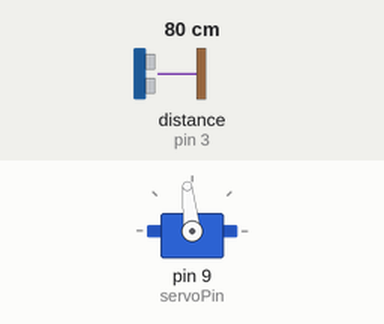
The sketch below on a simulated Arduino Uno, built with avr-gcc and run on an emulated ATmega328P. Shown: servo. Wiring (inferred from the names in the program): ultrasonic range finder: trigger pin 4; echo pin 3. Inputs (shaded band) come from the test bench; at power-on: distance to the obstacle (sensor on pin 3) 80 cm. The echo pulse lasts 58.3 µs per cm; what the sketch prints to the serial monitor is not drawn.

Above: at 2.5 s.
2.6 s: distance to the obstacle (sensor on pin 3) set to 120 cm
Timing chart, 0 to 5.6 s (numbered marks = the images above; inputs shaded):
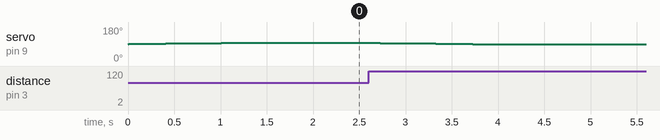

The sketch:

arduino.ino
```cpp
#include <Servo.h>
#define SPEED_OF_SOUND 0.034 // meters/microsecond
#define STOP_SERVO 90 // Neutral position to stop the servo
#define MAX_SPEED 96

Servo myServo;

const int servoPin = 9;
const int trigPin = 4;  // HC-SR04 trigger pin
const int echoPin = 3;  // HC-SR04 echo pin

long duration;
int distance;
const int distanceThreshold = 100; // centimeters

int currentSpeed = STOP_SERVO;
const int speedStep = 1;  // Step size for smooth speed adjustment
const int speedChangeDelay = 200; // Delay between speed changes (adjust for smoothness)

void setup()
{
  Serial.begin(9600); // debugging purposes

	myServo.attach(servoPin);
  myServo.write(STOP_SERVO);  // Neutral position to stop. Check if this is the correct value for the servo used.

  pinMode(trigPin, OUTPUT);
  pinMode(echoPin, INPUT);
}

void loop()
{
  digitalWrite(trigPin, LOW);
  delayMicroseconds(2);
  digitalWrite(trigPin, HIGH);
  delayMicroseconds(10);
  digitalWrite(trigPin, LOW);

  duration = pulseIn(echoPin, HIGH);

  calculateDistanceSensor();

  if (distance > 0 && distance <= distanceThreshold) {
    for (int speed = currentSpeed + 1; speed <= MAX_SPEED; speed++) {
      myServo.write(speed);
      currentSpeed = speed;
      delay(speedChangeDelay);
    }
  } else {
    for (int speed = currentSpeed - 1; speed >= STOP_SERVO; speed--) {
      myServo.write(speed);
      currentSpeed = speed;
      delay(speedChangeDelay);
    }
  }

    delay(500);  // Delay for stability
}

void calculateDistanceSensor() {
  if (duration == 0) {
    Serial.println("No echo detected");
    distance = -1;
  } else {
    distance = duration * SPEED_OF_SOUND / 2; // divide by 2 to cutoff the return distance of echo
	  Serial.println(distance);
  }
}
```

Measured:
- after the input at 2.6 s, servo on pin 9 (servoPin): moves from 96° to 90° over 1.0 s, starting after 0.12 s
